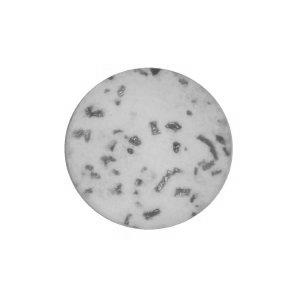
#> input picture data_grayscale/test/images/229.jpg, 297 x 297 px, found by its file name
$ jupyter execute ConvertImageDirectoryToPureBlackAndWhite.ipynb
#> lines starting #> are read from the running program, lines starting #| are printed output that depends on the picture; after the words box and inside, x2 and y2 are one past the last pixel; in counts of white or black regions, pixels touching at a corner belong together
[cell 1]
from PIL import Image

[cell 2]
im = Image.open("data_grayscale/test/images/229.jpg")
#> im is the input picture: PIL image 297x297 L; min 64, max 255, mean 237.3
im

[cell 3]
im = Image.open("data_grayscale/test/images/229.jpg").convert('1', dither=Image.NONE)
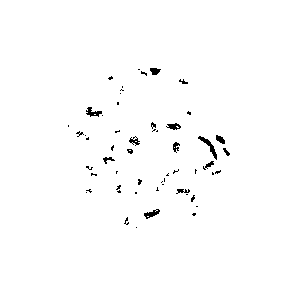
#> im: PIL image 297x297 1; 98.8% white; black in thin lines or dots, all inside (x1, y1, x2, y2) = (68, 68, 230, 228)
im

[cell 4]
import numpy as np
import matplotlib.pyplot as plt
from scipy import ndimage as ndi

from skimage import feature


# Generate noisy image of a square
im = np.zeros((128, 128))
im[32:-32, 32:-32] = 1

im = ndi.rotate(im, 15, mode='constant')
im = ndi.gaussian_filter(im, 4)
im += 0.2 * np.random.random(im.shape)

# Compute the Canny filter for two values of sigma
edges1 = feature.canny(im)
edges2 = feature.canny(im, sigma=3)

# display results
fig, (ax1, ax2, ax3) = plt.subplots(nrows=1, ncols=3, figsize=(8, 3),
                                    sharex=True, sharey=True)

ax1.imshow(im, cmap=plt.cm.gray)
ax1.axis('off')
ax1.set_title('noisy image', fontsize=20)

ax2.imshow(edges1, cmap=plt.cm.gray)
ax2.axis('off')
ax2.set_title('Canny filter, $\sigma=1$', fontsize=20)

ax3.imshow(edges2, cmap=plt.cm.gray)
ax3.axis('off')
ax3.set_title('Canny filter, $\sigma=3$', fontsize=20)

fig.tight_layout()

plt.show()
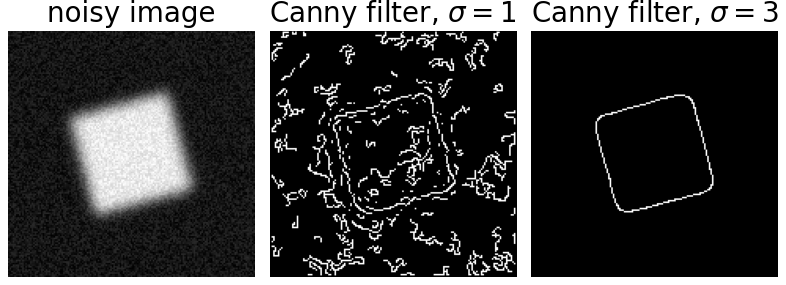
#> figure drawn by matplotlib, 3 panels
#> pass 3 of the loop `for src_dir, dirs, files in os.walk(root_src_dir):`:
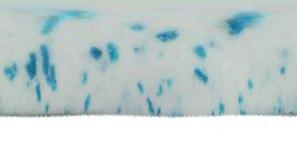
#> input picture data_with_rotations/test/images/232_327.jpg, 297 x 150 px
#> in image_to_grayscale_by_filepath, `im = Image.open(src).convert('1', dither=Image.NONE)`:
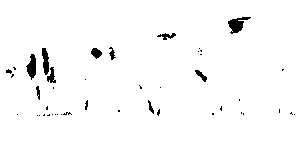
#> im: PIL image 297x150 1; 97.7% white; 44 black regions (33 under 20 px), largest, box (x1, y1, x2, y2) and area: (228, 17, 251, 34) 195, (26, 54, 36, 80) 161, (42, 48, 49, 75) 134

[cell 5]
import numpy as np
import matplotlib.pyplot as plt
from scipy import ndimage as ndi

from skimage import feature


# Load an image

# Compute the Canny filter for two values of sigma
edges1 = feature.canny(im)
edges2 = feature.canny(im, sigma=3)

# display results
fig, (ax1, ax2, ax3) = plt.subplots(nrows=1, ncols=3, figsize=(8, 3),
                                    sharex=True, sharey=True)

ax1.imshow(im, cmap=plt.cm.gray)
ax1.axis('off')
ax1.set_title('noisy image', fontsize=20)

ax2.imshow(edges1, cmap=plt.cm.gray)
ax2.axis('off')
ax2.set_title('Canny filter, $\sigma=1$', fontsize=20)

ax3.imshow(edges2, cmap=plt.cm.gray)
ax3.axis('off')
ax3.set_title('Canny filter, $\sigma=3$', fontsize=20)

fig.tight_layout()

plt.show()

[cell 6]
def image_to_grayscale_by_filepath(src,dest):

    im = Image.open(src).convert('1', dither=Image.NONE)
    im.save(dest)
